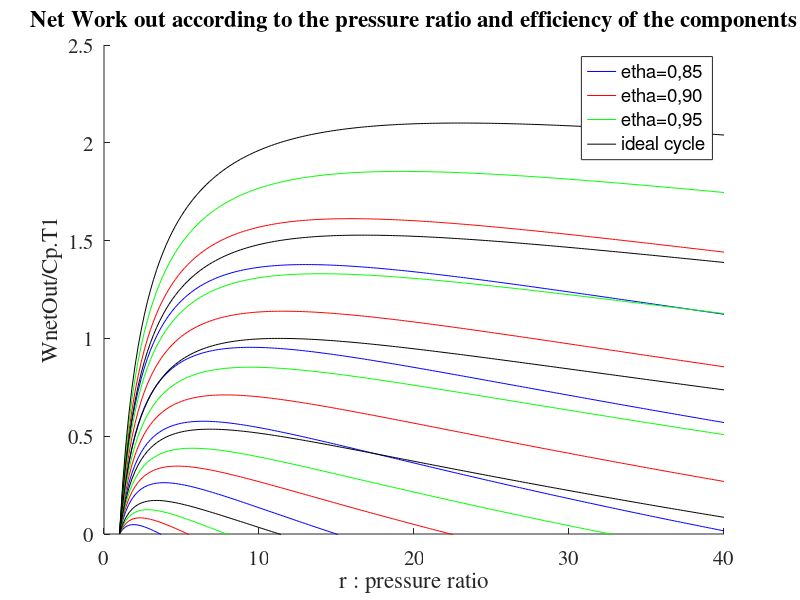

This figure's MATLAB source:
%%%%%%%%%%%%%%%%%%%%%%%%%%%%%%%%%%%%%%%%%%%%%%%%%%%%%%%%%%%%%%%%%%%%%%%%%%%%%%%%%%%%%%%%%%%%%%%%%%%%%%%%%%%%%%%%%%%%%%%%%%%%%%%%%%%%%%%%%%%%%%%%%%%%%%
% GOAL: DRAWING WORK OUTPUT ACCORDING TO R, AND CALCULATE THE DEVIATION FOR Ropt BETWEEN THEORY AND CURVES
%%%%%%%%%%%%%%%%%%%%%%%%%%%%%%%%%%%%%%%%%%%%%%%%%%%%%%%%%%%%%%%%%%%%%%%%%%%%%%%%%%%%%%%%%%%%%%%%%%%%%%%%%%%%%%%%%%%%%%%%%%%%%%%%%%%%%%%%%%%%%%%%%%%%%%
k=1.4;
r=1:0.2:40;
R=r.^((k-1)/k);
hold on
hold all
color=['b' 'r' 'g'];
i=0;
j=0;
ylim([0 2.5])
set(gca, 'FontSize', 15, 'fontName','Times');
for etha=0.85:0.05:0.95
    i=i+1;
for t=2:1:6
    j=j+1;
Wnetout=etha*t*(1-(R.^-1))-((R-1)/etha);
w(j)=plot(r,Wnetout,color(i));
xlabel('r : pressure ratio') ;
ylabel('WnetOut/Cp.T1');
title('Net Work out according to the pressure ratio and efficiency of the components');

%calculation of the ropt given the curves
[valmax,rint]=max(Wnetout);
ropt(j)=r(rint);

end
end

%computation of the ideal work output
y=0;
for t=2:1:6
    y=y+1;
    ideal=t*(1-(R.^(-1)))-(R-1);
    idealplot(y)=plot(r,ideal,'black');
end;
legend([w(1), w(7), w(13), idealplot(1)],'etha=0,85', 'etha=0,90', 'etha=0,95', 'ideal cycle');

%theorique ropt
y=0;
for etha=0.85:0.05:0.95
    for t=2:1:6
    y=y+1;
    rtheo(y)=(t*etha*etha)^(k/(2*(k-1)));
    deviation(y)=(abs(rtheo(y)-ropt(y)))/(max(rtheo(y),ropt(y)));
    end;
end;
deviation
